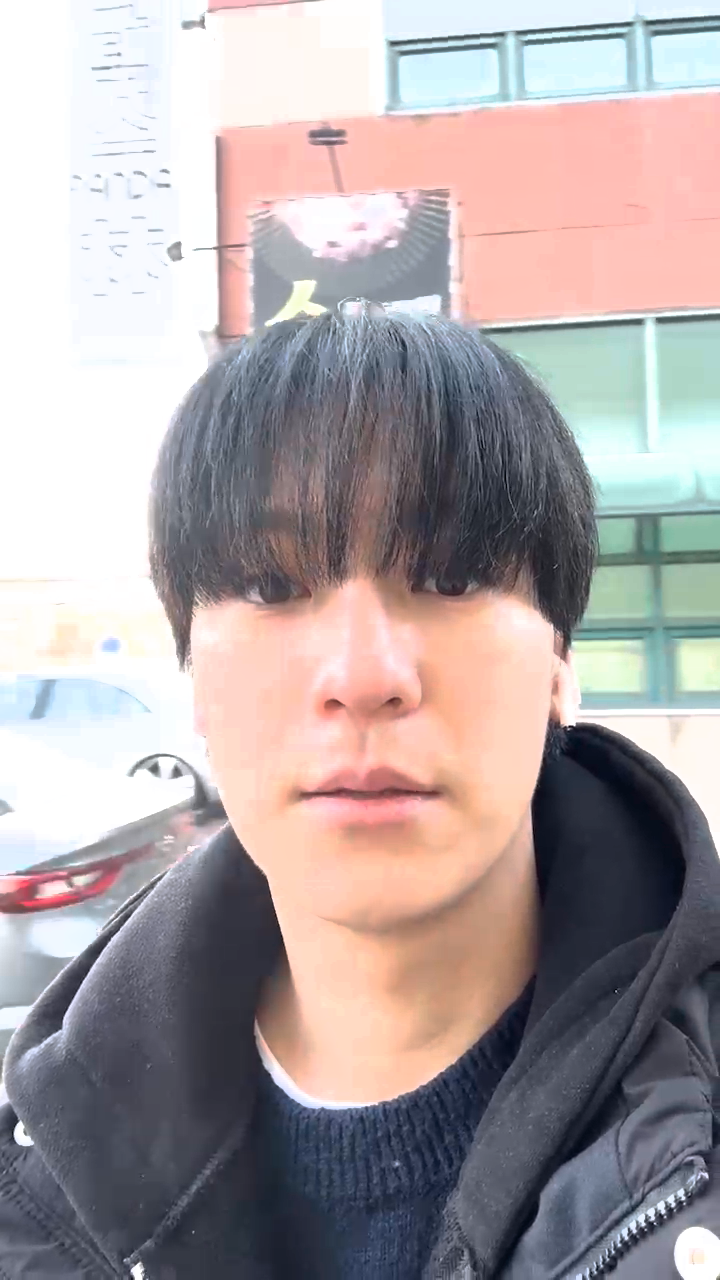
#> input picture frame 16 of HELLO_AI/day19_face2/img/김창용.mp4, 720 x 1280 px, given in place of 김민경.mp4, which was not available
$ python my_pre02_sem.py
#> lines starting #> are read from the running program, lines starting #| are printed output that depends on the picture
import cv2
import os
path = "img"

arr = [
    {'lbl':'0', 'f':'00', 'n':'김민경'},
    {'lbl':'1', 'f':'01', 'n':'김승연'},
    {'lbl':'2', 'f':'02', 'n':'김차은'},
    {'lbl':'3', 'f':'03', 'n':'김창용'},
    {'lbl':'4', 'f':'04', 'n':'김초희'},
    {'lbl':'5', 'f':'05', 'n':'김현우'},
    {'lbl':'6', 'f':'06', 'n':'남희수'},
    {'lbl':'7', 'f':'07', 'n':'박주호'},
    {'lbl':'8', 'f':'08', 'n':'박지원'},
    {'lbl':'9', 'f':'09', 'n':'배유림'},
    {'lbl':'10', 'f':'10', 'n':'백영웅'},
    {'lbl':'11', 'f':'11', 'n':'변상원'},
    {'lbl':'12', 'f':'12', 'n':'송은비'},
    {'lbl':'13', 'f':'13', 'n':'우민규'},
    {'lbl':'14', 'f':'14', 'n':'유길상'},
    {'lbl':'15', 'f':'15', 'n':'이미소'},
    {'lbl':'16', 'f':'16', 'n':'이상철'},
    {'lbl':'17', 'f':'17', 'n':'이성휘'},
    {'lbl':'18', 'f':'18', 'n':'정민지'},
    {'lbl':'19', 'f':'19', 'n':'하예종'}
   ]


def mp4ToImg(myname, folder_name):

#> called with myname = '김민경', folder_name = '00'
    cap = cv2.VideoCapture(f"img/{myname}.mp4")
    cnt = 0
    while cap.isOpened():
        ret, frame = cap.read()
#> frame is the input picture: shape (1280, 720, 3); mean B, G, R 163.6, 162.3, 171.6

        if ret:
            small = cv2.resize(frame, (32,32))
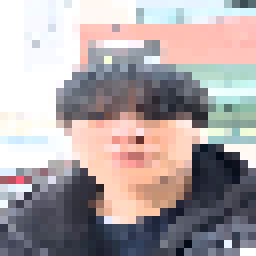
#> small: shape (32, 32, 3) (shown 8 times larger); mean B, G, R 163.9, 162.7, 172.3
            cv2.imwrite(f'pre01/{folder_name}/{cnt}.png', small)
            cnt += 1
        else:
            break

for a in arr :
    print(a['n'], a['f'])
    mp4ToImg(a['n'], a['f'])


$ run again, starting later in the video
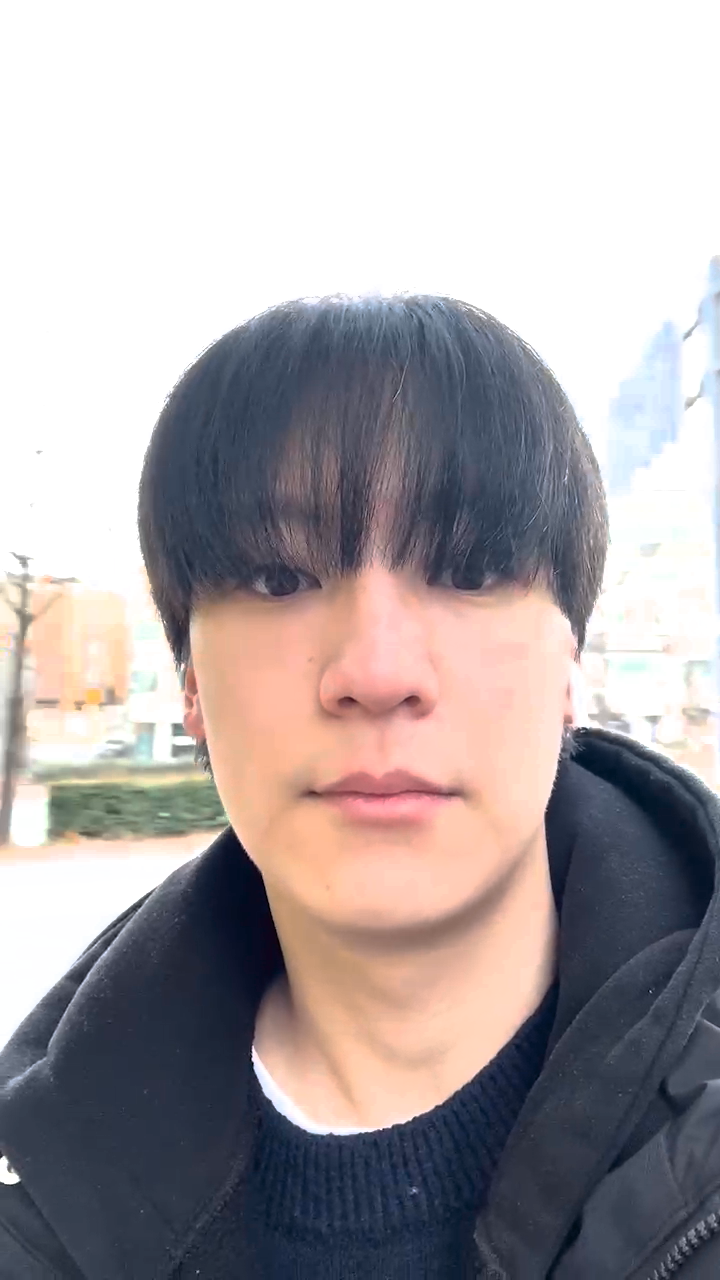
#> input picture frame 75 of HELLO_AI/day19_face2/img/김창용.mp4, 720 x 1280 px, given in place of 김민경.mp4, which was not available
#> in mp4ToImg, frame is the input picture: shape (1280, 720, 3); mean B, G, R 167.8, 165.8, 172.6
#> in mp4ToImg, `small = cv2.resize(frame, (32,32))`:
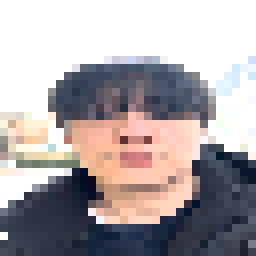
#> small: shape (32, 32, 3) (shown 8 times larger); mean B, G, R 167.6, 165.7, 172.5

$ run again, starting later in the video
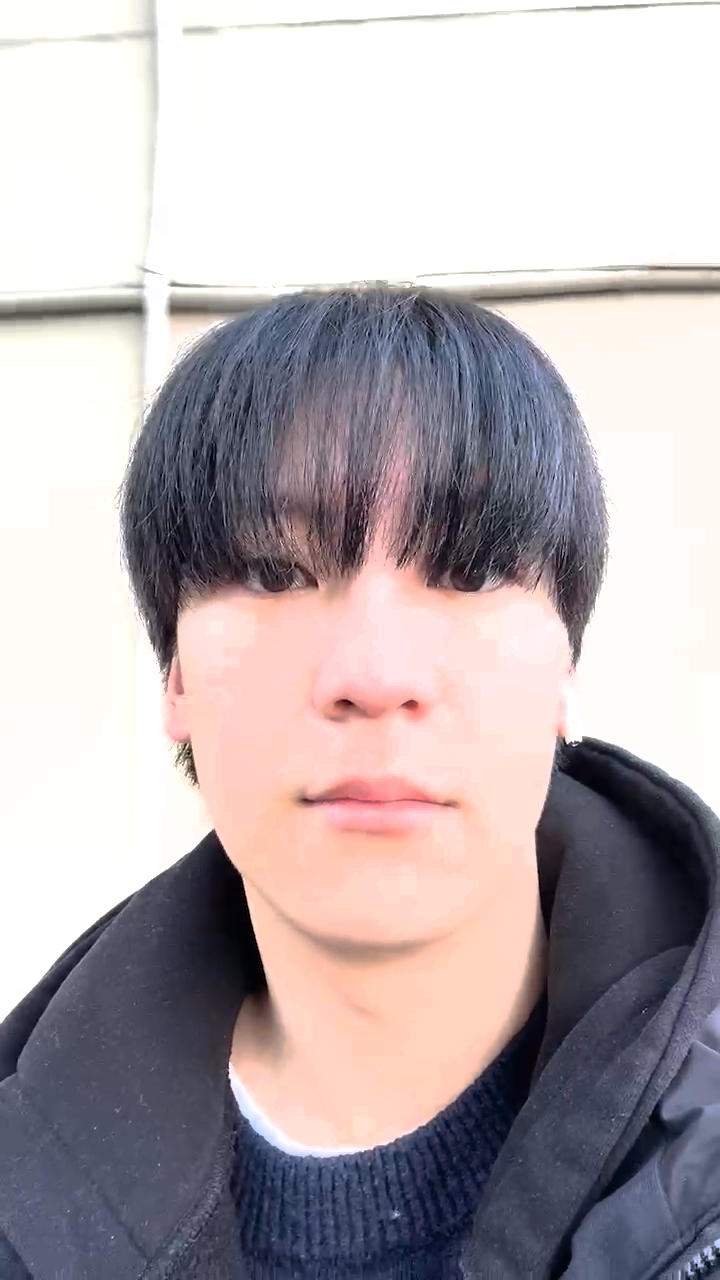
#> input picture frame 133 of HELLO_AI/day19_face2/img/김창용.mp4, 720 x 1280 px, given in place of 김민경.mp4, which was not available
#> in mp4ToImg, frame is the input picture: shape (1280, 720, 3); mean B, G, R 177, 173.3, 182.2
#> in mp4ToImg, `small = cv2.resize(frame, (32,32))`:
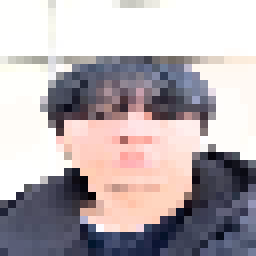
#> small: shape (32, 32, 3) (shown 8 times larger); mean B, G, R 176.9, 173.2, 182
